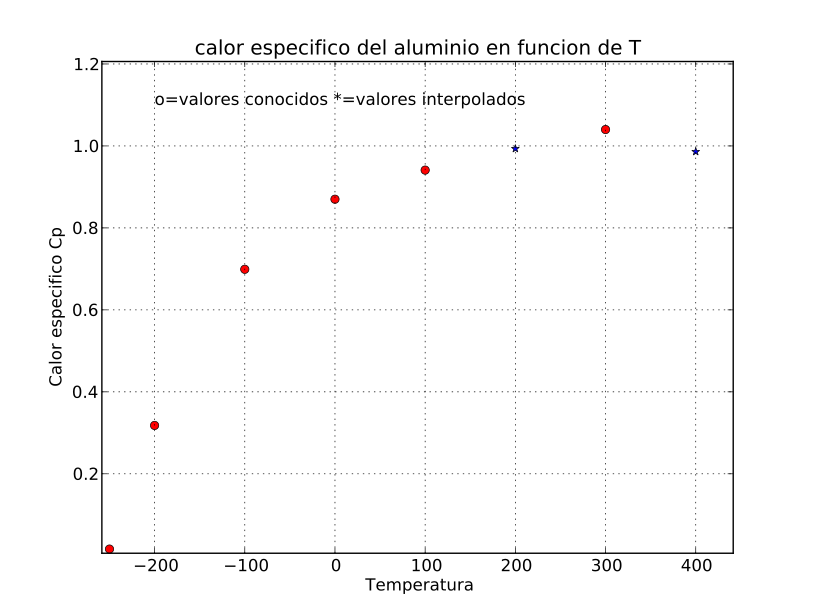

Write Python code to recreate this figure.
import numpy as np  
import matplotlib.pyplot as plt

def coeficientes(xdatos,ydatos):
    m=len(xdatos)
    a=ydatos.copy()

    for k in range(1,m):
        a[k:m]=(a[k:m]-a[k-1])/(xdatos[k:m]-xdatos[k-1])
    return a
def evaluapoli(a,xdatos,x):
    n=len(xdatos)-1
    p=a[n]
    for k in range(1,n+1):
        p=a[n-k] + (x-xdatos[n-k])*p
    return p


xdatos=np.array([-250.0,-200.0,-100.0,0.0,100.0,300.0])
ydatos=np.array([0.0163,0.3180,0.6990,0.8700,0.9410,1.0400])

a=coeficientes(xdatos,ydatos)
print 'x           yInterpol       '
print'_____________________________'

for x in np.arange(100,400.1,50):
    y=evaluapoli(a,xdatos,x)
    
    print '%3.1f  %9.5f '  %(x,y)
    



plt.plot(xdatos,ydatos,'ro',[200,400],[0.99333,0.98598],'b*')
plt.title('calor especifico del aluminio en funcion de T')
plt.xlabel('Temperatura ')
plt.ylabel('Calor especifico Cp')
plt.text(-200,1.1, 'o=valores conocidos *=valores interpolados')
plt.grid()
plt.show()
#100.0    0.94100 
#150.0    0.96662 
#200.0    0.99333 
#250.0    1.02032 
#300.0    1.04000 
#350.0    1.03682 
#400.0    0.98598
